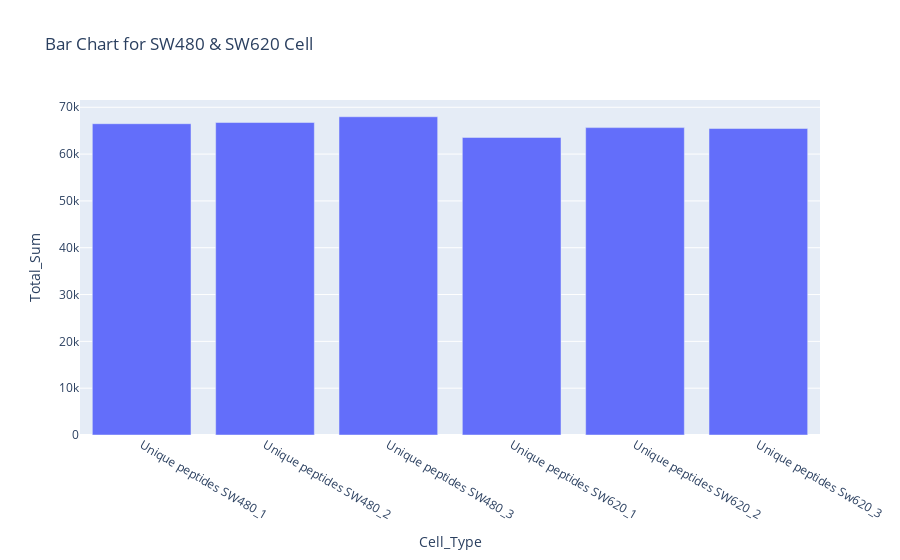

This figure's notebook cell:
### Code cell
fig = px.bar(df_sum,x='Cell_Type',y='Total_Sum',title="Bar Chart for SW480 & SW620 Cell", barmode='group')
fig.show()

### Figure 1 — Plotly figure (JSON) as saved in the notebook; plotly's stock layout.template omitted (floating-point values rounded to 4 significant figures)
{"data": [{"alignmentgroup": "True", "hovertemplate": "Cell_Type=%{x}<br>Total_Sum=%{y}<extra></extra>", "legendgroup": "", "marker": {"color": "#636efa"}, "name": "", "offsetgroup": "", "orientation": "v", "showlegend": false, "textposition": "auto", "type": "bar", "x": ["Unique peptides SW480_1", "Unique peptides SW480_2", "Unique peptides SW480_3", "Unique peptides SW620_1", "Unique peptides SW620_2", "Unique peptides Sw620_3"], "xaxis": "x", "y": [66490, 66743, 67976, 63554, 65655, 65463], "yaxis": "y"}], "layout": {"barmode": "group", "legend": {"tracegroupgap": 0}, "title": {"text": "Bar Chart for SW480 & SW620 Cell"}, "xaxis": {"anchor": "y", "domain": [0, 1], "title": {"text": "Cell_Type"}}, "yaxis": {"anchor": "x", "domain": [0, 1], "title": {"text": "Total_Sum"}}}}
